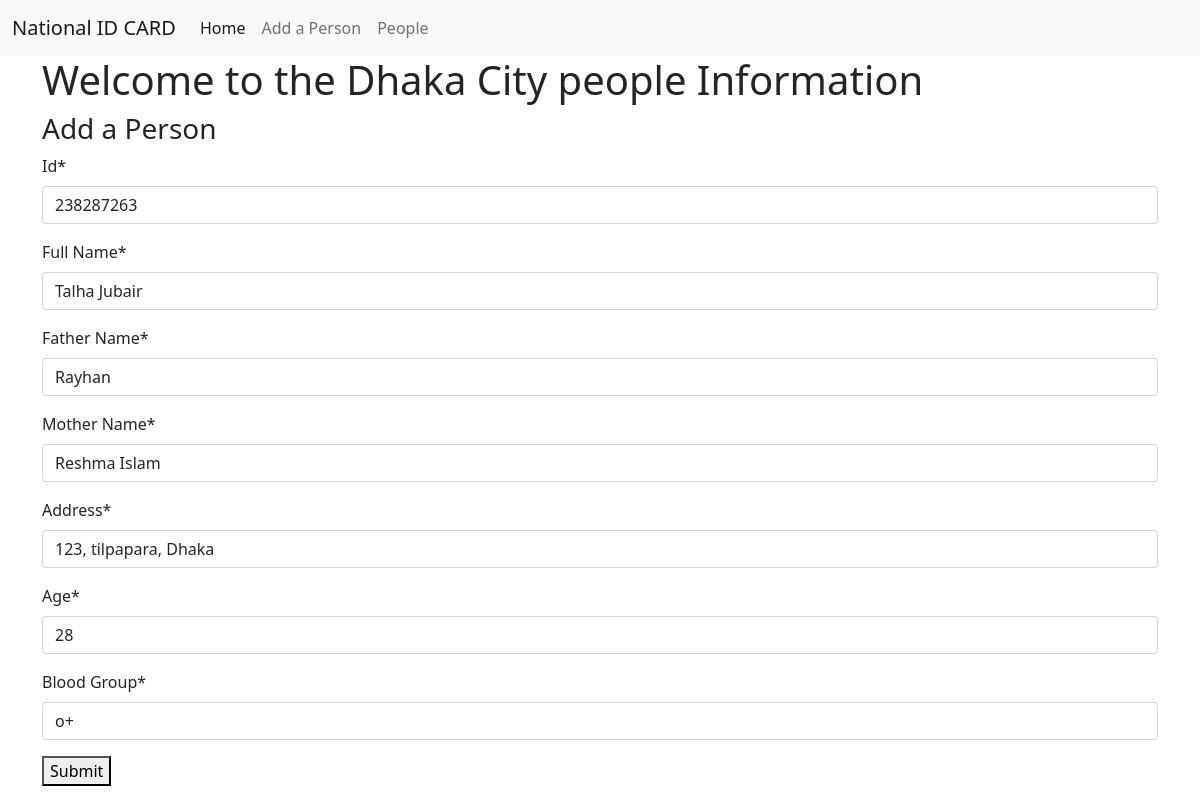
Screenshot of /update_person/238287263 with the database file from the repository.
### dhaka_city/models.py (models this page shows)
class people_table(models.Model):
    id = models.IntegerField(primary_key=True)
    Full_name = models.CharField(max_length=100, verbose_name="Full Name")
    Father_name = models.CharField(max_length=100, verbose_name="Father Name")
    Mother_name = models.CharField(max_length=100, verbose_name="Mother Name")
    address = models.CharField(max_length=100, verbose_name="Address")
    Age = models.IntegerField()
    Blood_group = models.CharField(max_length=100, verbose_name="Blood Group", null=True)

### dhaka_city/views.py (the view)
# urls.py: path('update_person/<int:id>', update_person, name="update_person_u"),
def update_person(request, id):
    person = people_table.objects.get(pk=id)
    if request.method == 'POST':
        one_person = people_tableForm(request.POST, instance = person)
        if one_person.is_valid():
            one_person.save()
            return redirect('people_info_u')
    else:
        person = people_tableForm(instance=person)
        return render(request, 'add_person.html', {"form" : person})

### dhaka_city/forms.py
class people_tableForm(forms.ModelForm):
    class Meta:
        model = people_table
        fields = ['id', 'Full_name', 'Father_name','Mother_name', 'address', 'Age','Blood_group']

### dhaka_city/templates/add_person.html (shortened to what this page needs)
{% extends "index.html" %}
{% load crispy_forms_tags %}
{% block content %}
<div class="container">
    <h1>Welcome to the Dhaka City people Information</h1>
    <h3>Add a Person</h3>
    <form method="POST">
        {{ form | crispy }}
        <button type="submit">Submit</button>
    </form>
</div>
{% endblock %}

### rows the page displays
people_table: id "238287263", Full_name "Talha Jubair", Father_name "Rayhan", Mother_name "Reshma Islam", address "123, tilpapara, Dhaka", Age "28", Blood_group "o+"
